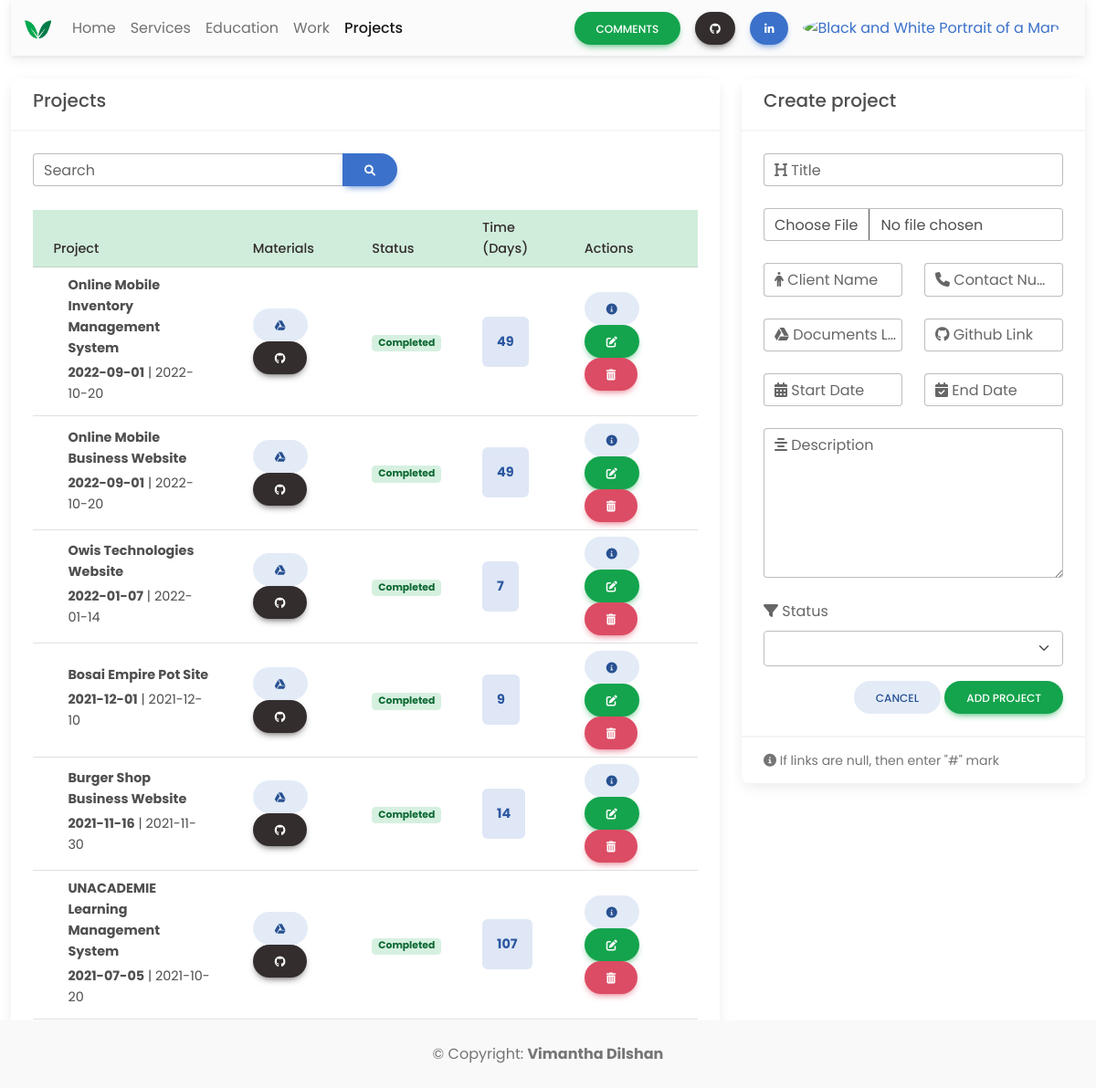
Screenshot of /admin/projects.php (signed in) with the database file from the repository.
### tables this page shows
CREATE TABLE `projects` (
  `id` int(100) NOT NULL,
  `title` varchar(100) NOT NULL,
  `image` varchar(60) NOT NULL,
  `client_name` varchar(100) NOT NULL,
  `contact_no` varchar(20) NOT NULL,
  `doc_link` varchar(200) NOT NULL,
  `git_link` varchar(200) NOT NULL,
  `start_date` varchar(50) NOT NULL,
  `end_date` varchar(50) NOT NULL,
  `description` varchar(1000) NOT NULL,
  `status` varchar(30) NOT NULL
);

### admin/projects.php (the view, shortened to what this page needs)
<!DOCTYPE html>
<html lang="en">
<head>
    <link rel="stylesheet" href="https://cdnjs.cloudflare.com/ajax/libs/font-awesome/6.0.0/css/all.min.css" />
    <link rel="stylesheet" href="css/mdb.min.css" />
    <link rel="stylesheet" href="css/style.css">
</head>
<body>
    <div class="container-fluid">
        <nav class="navbar navbar-expand-lg navbar-light bg-light">
            <div class="container-fluid">
                <a class="navbar-brand me-2" href="home.php">
                    <img src="img/logo.png" height="35" alt="MDB Logo" loading="lazy" style="margin-top: -1px;" />
                </a>
                <div class="collapse navbar-collapse" id="navbarButtonsExample">
                    <ul class="navbar-nav me-auto mb-2 mb-lg-0">
                        <li class="nav-item">
                            <a class="nav-link" href="home.php">Home</a>
                        </li>
                        <li class="nav-item">
                            <a class="nav-link" href="services.php">Services</a>
                        </li>
                        <li class="nav-item">
                            <a class="nav-link" href="education.php">Education</a>
                        </li>
                        <li class="nav-item">
                            <a class="nav-link" href="work.php">Work</a>
                        </li>
                        <li class="nav-item">
                            <a class="nav-link active" href="projects.php">Projects</a>
                        </li>
                    </ul>
                    <div class="d-flex align-items-center">
                        <a href="comments.php" class="btn btn-success btn-rounded me-3">
                            Comments
                        </a>
                        <a class="btn btn-rounded btn-dark px-3 me-3" href="https://github.com/Vimantha-Dilshan" role="button"><i class="fab fa-github"></i></a>
                        <a class="btn btn-rounded btn-primary px-3 me-3" href="https://www.linkedin.com/in/vimantha-dilshan-6b64501b6/" role="button"><i class="fab fa-linkedin-in"></i></a>
                        <div class="dropdown me-3">
                            <a class="dropdown-toggle d-flex align-items-center hidden-arrow" href="#" id="navbarDropdownMenuAvatar" role="button" data-mdb-toggle="dropdown" aria-expanded="false">
                                <img src="server/APIs/uploads/profile/profile.jpg" class="rounded-circle" height="25" alt="Black and White Portrait of a Man" loading="lazy" />
                            </a>
                        </div>
                    </div>
                </div>
            </div>
        </nav>
    </div>
    <br>
    <div class="container-fluid">
        <div class="row">
            <div class="col-sm-8">
                <div class="card  ">
                    <div class="card-header">
                        <h5 class="card-title">Projects</h5>
                    </div>
                    <div class="card-body">
                        <div class="row">
                            <div class="col-sm-12">
                                <div class="input-group">
                                    <div class="form-outline">
                                        <input id="search-input" type="search" id="form1" class="form-control" />
                                        <label class="form-label" for="form1">Search</label>
                                    </div>
                                    <button id="search-button" type="button" class="btn btn-primary btn-rounded">
                                        <i class="fas fa-search"></i>
                                    </button>
                                </div>
                            </div>
                        </div>
                        <br>
                        <div class="table-responsive">
                            <table class="table align-middle mb-0 bg-white table-hover table-sm">
                                <thead class="table-success text-dark">
                                    <tr>
                                        <th>Project</th>
                                        <th>Materials</th>
                                        <th>Status</th>
                                        <th>Time (Days)</th>
                                        <th>Actions</th>
                                    </tr>
                                </thead>
                                <tbody>
                                    <?php
                                    include 'server/config/database_config.php';
                                    $sql = "SELECT * from projects ORDER BY id DESC";
                                    $result = $conn->query($sql);
                                    if ($result->num_rows > 0) {
                                        if (!$conn) {
                                            die('Technical Error...');
                                        } else {
                                            while ($row = $result->fetch_assoc()) {
                                                $statusCode = "";
                                                if ($row["status"] == "Completed") {
                                                    $statusCode = "badge-success";
                                                } else if ($row["status"] == "Ongoing") {
                                                    $statusCode = "badge-warning";
                                                } else if ($row["status"] == "Upcomming") {
                                                    $statusCode = "badge-danger";
                                                } else {
                                                    $statusCode = "badge-warning";
                                                }
                                                $datediff = strtotime($row["end_date"]) - strtotime($row["start_date"]);
                                                $time = round($datediff / (60 * 60 * 24));
                                                echo "<tr>";
                                                echo "<td style='width: 30%;''>";
                                                echo "<div class='d-flex align-items-center'>";
                                                echo "<div class='ms-3'>";
                                                echo "<p class='fw-bold mb-1'>" . $row["title"] . "</p>";
                                                echo "<p class='fw-normal mb-1'><b>" . $row["start_date"] . "</b> | " . $row["end_date"] . "</p>";
                                                echo "</div>";
                                                echo "</div>";
                                                echo "</td>";
                                                echo "<td>";
                                                echo "<a class='btn btn-secondary btn-rounded' target='_blank' href='" . $row["doc_link"] . "' role='button'>
                                                <i class='fab fa-google-drive'></i></a>";
                                                echo "<a class='btn btn-dark btn-rounded text-white' target='_blank' href='" . $row["git_link"] . "' role='button'>
                                                <i class='fab fa-github'></i></a>";
                                                echo "</td>";
                                                echo "<td>";
                                                echo "<span class='badge " . $statusCode . "'>" . $row["status"] . "</span>";
                                                echo "</td>";
                                                echo "<td>";
                                                echo "<div class='d-flex align-items-start'>";
                                                echo "<div class='flex-shrink-0'>";
                                                echo "<div class='p-3 badge-primary rounded-4'>";
                                                echo "<b>" . $time . "</b>";
                                                echo "</div>";
                                                echo "</div>";
                                                echo "</div>";
                                                echo "</td>";
                                                echo "<td>";
                                                echo "<a href='#'><button type='button' class='btn btn-secondary btn-rounded'><i class='fas fa-info-circle'></i></button></a>";
                                                echo "<a href='#'><button type='button' class='btn btn-success btn-rounded'><i class='fas fa-edit'></i></button></a>";
                                                echo "<a href='server/APIs/delete_project.php?rn=$row[id]'><button type='button' class='btn btn-danger btn-rounded'><i class='fas fa-trash-alt'></i></button></>";
                                                echo "</td>";
                                                echo "<tr>";
                                            }
                                        }
                                    } else {
                                        echo "<tr>";
                                        echo "<td colspan='2'>" . "<p>No data to show!<p>";
                                        echo "</td>";
                                        echo "</tr>";
                                    }
                                    ?>
                                </tbody>
                            </table>
                        </div>
                    </div>
                    <div class="card-footer">
                        <small><i class="fas fa-info-circle"></i> All projects are shown here</small>
                    </div>
                </div>
            </div>
            <div class="col-sm-4">
                <div class="card  ">
                    <div class="card-header">
                        <h5 class="card-title">Create project</h5>
                    </div>
                    <div class="card-body">
                        <form method="POST" action="server/APIs/store_project.php" enctype="multipart/form-data">
                            <div class="form-outline mb-4">
                                <input type="text" id="txtTitle" name="txtTitle" class="form-control" required />
                                <label class="form-label" for="form6Example3"><i class="fas fa-heading"></i> Title</label>
                            </div>
                            <div class="form-outline mb-4">
                                <input class="form-control" type="file" id="image" name="image" required />
                            </div>
                            <div class="row mb-4">
                                <div class="col-6">
                                    <div class="form-outline">
                                        <input type="text" id="txtClientName" name="txtClientName" class="form-control" required />
                                        <label class="form-label" for="form6Example3"><i class="fas fa-male"></i> Client Name</label>
                                    </div>
                                </div>
                                <div class="col-6">
                                    <div class="form-outline">
                                        <input type="tel" id="txtContactNo" name="txtContactNo" class="form-control" required />
                                        <label class="form-label" for="form6Example3"><i class="fas fa-phone"></i> Contact Number</label>
                                    </div>
                                </div>
                            </div>
                            <div class="row mb-4">
                                <div class="col-6">
                                    <div class="form-outline">
                                        <input type="text" id="txtDocLink" name="txtDocLink" class="form-control" required />
                                        <label class="form-label" for="form6Example3"><i class="fab fa-google-drive"></i> Documents Link</label>
                                    </div>
                                </div>
                                <div class="col-6">
                                    <div class="form-outline">
                                        <input type="text" id="txtGitLink" name="txtGitLink" class="form-control" required />
                                        <label class="form-label" for="form6Example3"><i class="fab fa-github"></i> Github Link</label>
                                    </div>
                                </div>
                            </div>
                            <div class="row mb-4">
                                <div class="col-6">
                                    <div class="form-outline">
                                        <label class="form-label" for="form6Example1"><i class="fas fa-calendar-alt"></i> Start Date</label>
                                    </div>
                                </div>
                                <div class="col-6">
                                    <div class="form-outline">
                                        <label class="form-label" for="form6Example2"><i class="fas fa-calendar-check"></i> End Date</label>
                                    </div>
                                </div>
                            </div>
                            <div class="form-outline mb-4">
                                <textarea class="form-control" id="txtDesc" name="txtDesc" rows="6" required></textarea>
                                <label class="form-label" for="form6Example7"><i class="fas fa-align-center"></i> Description</label>
                            </div>
                            <div class="mb-3">
                                <label for="exampleInput5" class="form-label"><i class="fas fa-filter"></i> Status</label>
                                <select id="txtStatus" name="txtStatus" class="form-select" aria-label="Default select example" required>
                                    <option class="form-option" value="Choose" selected disabled></option>
                                    <option class="form-option" value="Upcomming">Upcomming</option>
                                </select>
                            </div>
                            <div class="text-end">
                                <button type="button" class="btn btn-secondary btn-rounded">Cancel</button>
                                <button type="submit" id="submit" name="submit" class="btn btn-success btn-rounded">Add Project</button>
                            </div>
                        </form>
                    </div>
                    <div class="card-footer text-muted"><small><i class="fas fa-info-circle"></i> If links are null, then enter "#" mark</small></div>
                </div>
            </div>
        </div>
        <footer class="text-center text-lg-start bg-white text-muted fixed-bottom">
            <div class="text-center p-4" style="background-color: rgba(0, 0, 0, 0.025);">
                © Copyright:
                <a class="text-reset fw-bold" href="http://vimantha.com">Vimantha Dilshan</a>
            </div>
        </footer>
    </div>
</body>
</html>

### admin/css/style.css (style rules this page uses)
* { font-family: 'Poppins', sans-serif; }
.form-control { border-radius: 25px; }
.active { font-weight: 500; }

### rows the page displays
projects: title "Online Mobile Inventory Management System", start_date "2022-09-01", end_date "2022-10-20", status "Completed", time "49"
projects: title "Online Mobile Business Website", start_date "2022-09-01", end_date "2022-10-20", status "Completed", time "49"
projects: title "Owis Technologies Website", start_date "2022-01-07", end_date "2022-01-14", status "Completed", time "7"
projects: title "Bosai Empire Pot Site", start_date "2021-12-01", end_date "2021-12-10", status "Completed", time "9"
projects: title "Burger Shop Business Website", start_date "2021-11-16", end_date "2021-11-30", status "Completed", time "14"
projects: title "UNACADEMIE Learning Management System", start_date "2021-07-05", end_date "2021-10-20", status "Completed", time "107"
